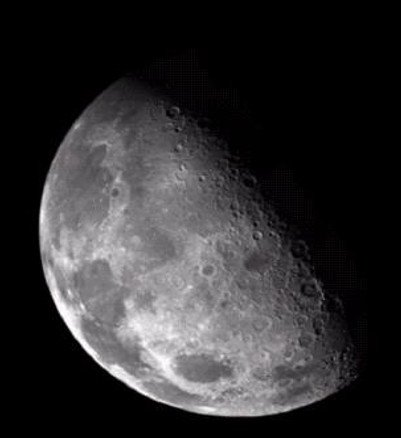
#> input picture Lab 7/Images/moon.jpg, 401 x 438 px
$ jupyter execute Lab_7.ipynb   (older library calls are emulated)
#> lines starting #> are read from the running program, lines starting #| are printed output that depends on the picture
[cell 1]
import cv2
import numpy as np
import matplotlib.pyplot as plt

[cell 2]
img = cv2.imread('Images/moon.jpg', 0)
#> img: shape (438, 401); min 0, max 255, mean 47.6

kernel = np.array([[0,  1,  0], [1, -4,  1], [0,  1,  0]], dtype=np.float32)
laplacian = cv2.filter2D(img, cv2.CV_64F, kernel)
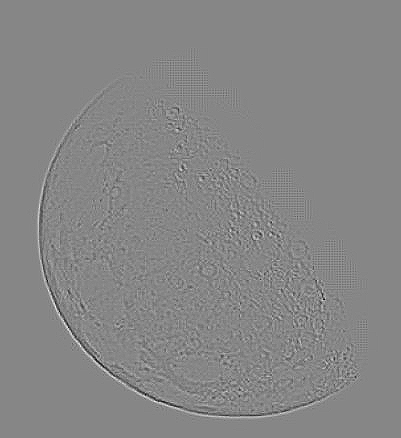
#> laplacian: shape (438, 401) float64; min -123, max 110, mean 0; drawn with min black and max white
laplacian_abs = cv2.convertScaleAbs(laplacian)
sharpened = img + laplacian_abs

plt.figure(figsize=(14, 4))
plt.subplot(141)
plt.imshow(img, cmap='gray')
plt.title('Original')
plt.axis('off')
plt.subplot(142)
plt.imshow(laplacian, cmap='gray')
plt.title('Laplacian')
plt.axis('off')
plt.subplot(143)
plt.imshow(laplacian_abs, cmap='gray')
plt.title('Absolute')
plt.axis('off')
plt.subplot(144)
plt.imshow(sharpened, cmap='gray')
plt.title('Sharpened')
plt.axis('off')
plt.suptitle('Manual Laplacian Kernel')
plt.tight_layout()
plt.show()

[cell 3]
blurred = cv2.GaussianBlur(img, (3, 3), 0)
lap = cv2.Laplacian(blurred, cv2.CV_64F)
lap_abs = cv2.convertScaleAbs(lap)
sharpened2 = img + lap_abs

plt.figure(figsize=(14, 4))
plt.subplot(141)
plt.imshow(img, cmap='gray')
plt.title('Original')
plt.axis('off')
plt.subplot(142)
plt.imshow(blurred, cmap='gray')
plt.title('Blurred')
plt.axis('off')
plt.subplot(143)
plt.imshow(lap_abs, cmap='gray')
plt.title('Laplacian')
plt.axis('off')
plt.subplot(144)
plt.imshow(sharpened2, cmap='gray')
plt.title('Sharpened')
plt.axis('off')
plt.suptitle('cv2.Laplacian with Gaussian Pre-blur')
plt.tight_layout()
plt.show()

[cell 4]
img = cv2.imread('Images/noise.jpg', 0)
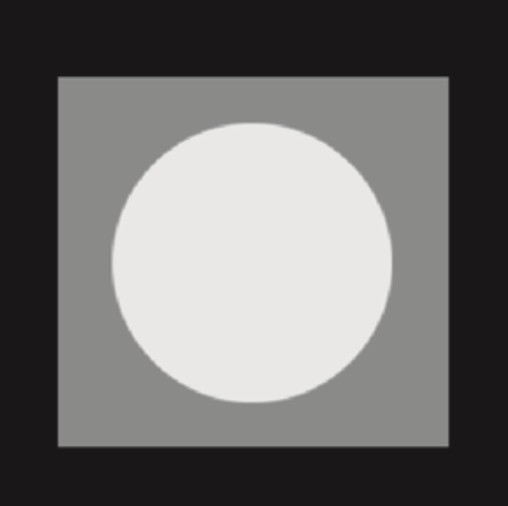
#> input picture Lab 7/Images/noise.jpg, 508 x 506 px
#> img: shape (506, 508); min 21, max 239, mean 110.7

def add_noise(image, noise_type):
#> called with noise_type = 'gaussian'
    row, col = image.shape
#> row = 506; col = 508
    if noise_type == 'gaussian':
        gauss = np.random.normal(0, 0.1, (row, col))
        noisy = image / 255 + gauss
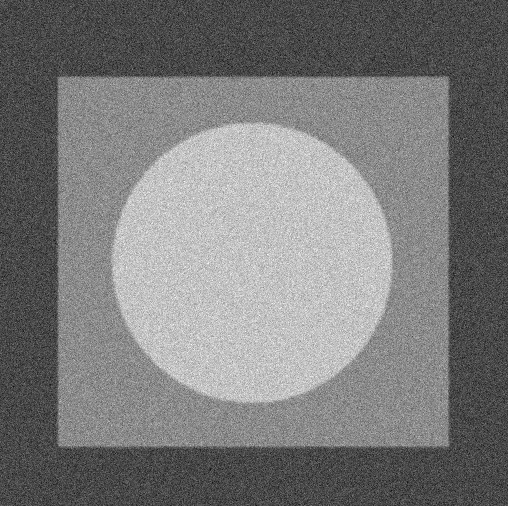
#> noisy: shape (506, 508) float64; min -0.391, max 1.31, mean 0.434; drawn with min black and max white
        return np.clip(noisy * 255, 0, 255).astype(np.uint8)

    elif noise_type == 'salt_pepper':
        noisy = np.copy(image)
        n = int(0.02 * image.size)
        salt_coords   = [np.random.randint(0, i - 1, n) for i in image.shape]
        pepper_coords = [np.random.randint(0, i - 1, n) for i in image.shape]
        noisy[tuple(salt_coords)]   = 255
        noisy[tuple(pepper_coords)] = 0
        return noisy

    elif noise_type == 'exponential':
        expo = np.random.exponential(10.0, (row, col))
        return np.clip(image + expo, 0, 255).astype(np.uint8)

    elif noise_type == 'uniform':
        uni = np.random.uniform(-20, 20, (row, col))
        return np.clip(image + uni, 0, 255).astype(np.uint8)

noise_gauss = add_noise(img, 'gaussian')
noise_sp = add_noise(img, 'salt_pepper')
noise_expo = add_noise(img, 'exponential')
noise_uni = add_noise(img, 'uniform')

plt.figure(figsize=(14, 4))
plt.subplot(141)
plt.imshow(noise_gauss, cmap='gray')
plt.title('Gaussian')
plt.axis('off')
plt.subplot(142)
plt.imshow(noise_sp, cmap='gray')
plt.title('Salt & Pepper')
plt.axis('off')
plt.subplot(143)
plt.imshow(noise_expo, cmap='gray')
plt.title('Exponential')
plt.axis('off')
plt.subplot(144)
plt.imshow(noise_uni, cmap='gray')
plt.title('Uniform')
plt.axis('off')
plt.tight_layout()
plt.show()

[cell 5]
arith_builtin = cv2.blur(noise_gauss, (3, 3))
kernel = np.ones((3, 3), np.float32) / 9
arith_manual = cv2.filter2D(noise_gauss, -1, kernel)

plt.figure(figsize=(12, 4))
plt.subplot(131)
plt.imshow(noise_gauss, cmap='gray')
plt.title('Noisy (Gaussian)')
plt.axis('off')
plt.subplot(132)
plt.imshow(arith_builtin, cmap='gray')
plt.title('Arith. Mean (cv2.blur)')
plt.axis('off')
plt.subplot(133)
plt.imshow(arith_manual, cmap='gray')
plt.title('Arith. Mean (Manual)')
plt.axis('off')
plt.tight_layout()
plt.show()

[cell 6]
def geometric_mean_filter(image, k=3):
#> called with k = 3
    img_f    = image.astype(np.float64) + 1e-6
    kernel   = np.ones((k, k), np.float32) / (k * k)
    mean_log = cv2.filter2D(np.log(img_f), -1, kernel)
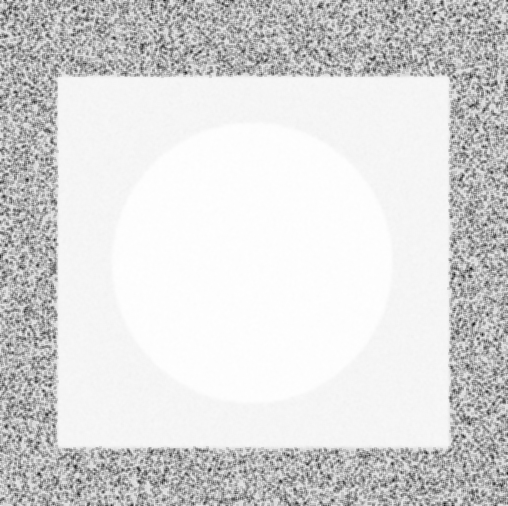
#> mean_log: shape (506, 508) float64; min -11.91, max 5.53, mean 2.95; drawn with min black and max white
    return np.clip(np.exp(mean_log), 0, 255).astype(np.uint8)

geometric = geometric_mean_filter(noise_gauss)

plt.figure(figsize=(10, 4))
plt.subplot(121)
plt.imshow(noise_gauss, cmap='gray')
plt.title('Noisy (Gaussian)')
plt.axis('off')
plt.subplot(122)
plt.imshow(geometric, cmap='gray')
plt.title('Geometric Mean')
plt.axis('off')
plt.tight_layout()
plt.show()

[cell 7]
def harmonic_mean_filter(image, k=3):
#> called with k = 3
    img_f = image.astype(np.float64) + 1e-6
    kernel = np.ones((k, k), np.float32)
    sum_recip = cv2.filter2D(1.0 / img_f, -1, kernel)
    return np.clip((k * k) / sum_recip, 0, 255).astype(np.uint8)

harm = harmonic_mean_filter(noise_gauss)

plt.figure(figsize=(10, 4))
plt.subplot(121)
plt.imshow(noise_gauss, cmap='gray')
plt.title('Noisy (Gaussian)')
plt.axis('off')
plt.subplot(122)
plt.imshow(harm, cmap='gray')
plt.title('Harmonic Mean')
plt.axis('off')
plt.tight_layout()
plt.show()

[cell 8]
def contra_harmonic_mean(image, k=3, Q=0):
    img_f = image.astype(np.float64) + 1e-6
    kernel = np.ones((k, k), np.float32)
    num = cv2.filter2D(np.power(img_f, Q + 1), -1, kernel)
    den = cv2.filter2D(np.power(img_f, Q), -1, kernel)
    return np.clip(num / (den + 1e-6), 0, 255).astype(np.uint8)

sp_img = cv2.imread('Images/salt&Pepper.jpg', 0)
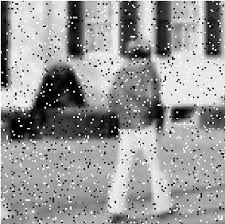
#> input picture Lab 7/Images/salt&Pepper.jpg, 225 x 224 px
#> sp_img is the input picture: shape (224, 225); min 0, max 255, mean 153.1
pepper_removed = contra_harmonic_mean(sp_img, Q= 1.5)
#> in contra_harmonic_mean, `den = cv2.filter2D(np.power(img_f, Q), -1, kernel)`:
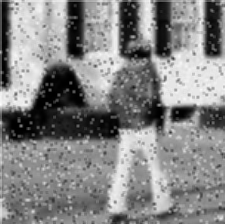
#> den: shape (224, 225) float64; min 9e-09, max 35179.3, mean 18377.4; drawn with min black and max white
salt_removed = contra_harmonic_mean(sp_img, Q=-1.5)
#> call 2 of contra_harmonic_mean, with k = 3, Q = -1.5
#> in contra_harmonic_mean (call 2), `num = cv2.filter2D(np.power(img_f, Q + 1), -1, kernel)`:
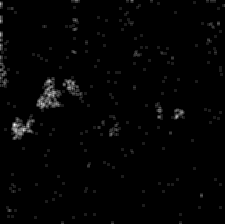
#> num: shape (224, 225) float64; min 0.571, max 9000, mean 129; drawn with min black and max white

plt.figure(figsize=(12, 4))
plt.subplot(131)
plt.imshow(sp_img, cmap='gray')
plt.title('Salt & Pepper')
plt.axis('off')
plt.subplot(132)
plt.imshow(pepper_removed, cmap='gray')
plt.title('Q=+1.5 (no pepper)')
plt.axis('off')
plt.subplot(133)
plt.imshow(salt_removed, cmap='gray')
plt.title('Q=-1.5 (no salt)')
plt.axis('off')
plt.tight_layout()
plt.show()

[cell 9]
median_result = cv2.medianBlur(noise_sp, 3)

plt.figure(figsize=(10, 4))
plt.subplot(121)
plt.imshow(noise_sp, cmap='gray')
plt.title('Noisy (Salt & Pepper)')
plt.axis('off')
plt.subplot(122)
plt.imshow(median_result, cmap='gray')
plt.title('Median Filter'),plt.axis('off')
plt.tight_layout()
plt.show()

[cell 10]
kernel = np.ones((3, 3), np.uint8)
max_filter = cv2.dilate(noise_sp, kernel)
min_filter = cv2.erode(noise_sp,  kernel)

plt.figure(figsize=(12, 4))
plt.subplot(131)
plt.imshow(noise_sp, cmap='gray')
plt.title('Noisy (Salt & Pepper)')
plt.axis('off')
plt.subplot(132)
plt.imshow(max_filter, cmap='gray')
plt.title('Max Filter (Dilation)')
plt.axis('off')
plt.subplot(133)
plt.imshow(min_filter, cmap='gray')
plt.title('Min Filter (Erosion)')
plt.axis('off')
plt.tight_layout()
plt.show()

[cell 11]
def midpoint_filter(image, k=3):
#> called with k = 3
    kernel  = np.ones((k, k), np.uint8)
    max_img = cv2.dilate(image, kernel).astype(np.float64)
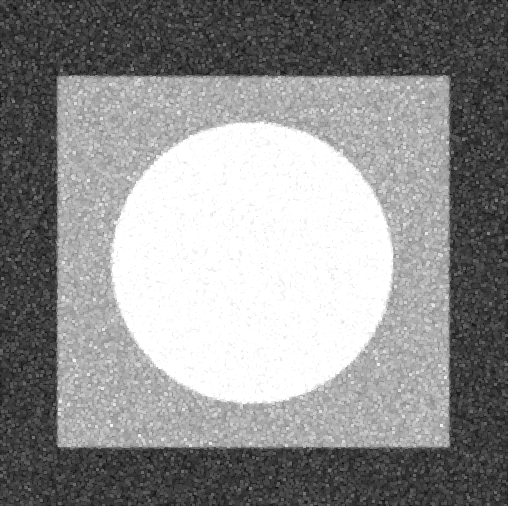
#> max_img: shape (506, 508) float64; min 3, max 255, mean 144.8
    min_img = cv2.erode(image,  kernel).astype(np.float64)
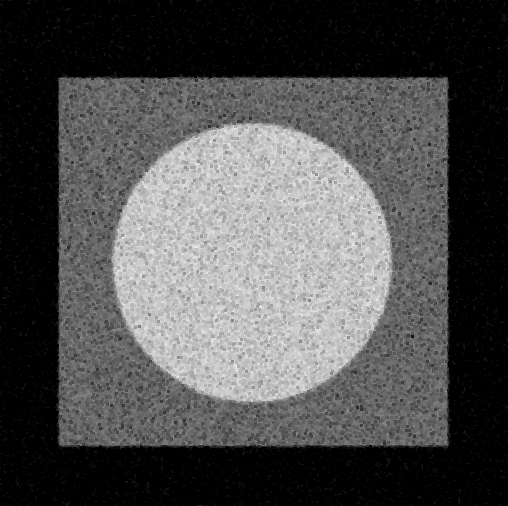
#> min_img: shape (506, 508) float64; min 0, max 242, mean 78.6
    return ((max_img + min_img) / 2).astype(np.uint8)
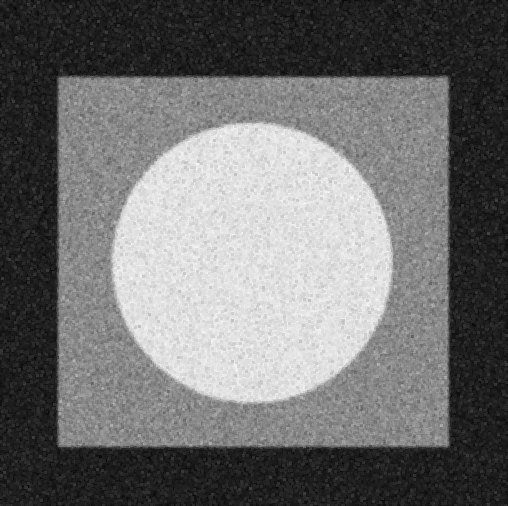
#> returned value: shape (506, 508); min 1, max 248, mean 111.5

mid_result = midpoint_filter(noise_gauss)

plt.figure(figsize=(10, 4))
plt.subplot(121)
plt.imshow(noise_gauss, cmap='gray')
plt.title('Noisy (Gaussian)')
plt.axis('off')
plt.subplot(122)
plt.imshow(mid_result, cmap='gray')
plt.title('Midpoint Filter')
plt.axis('off')
plt.tight_layout()
plt.show()
